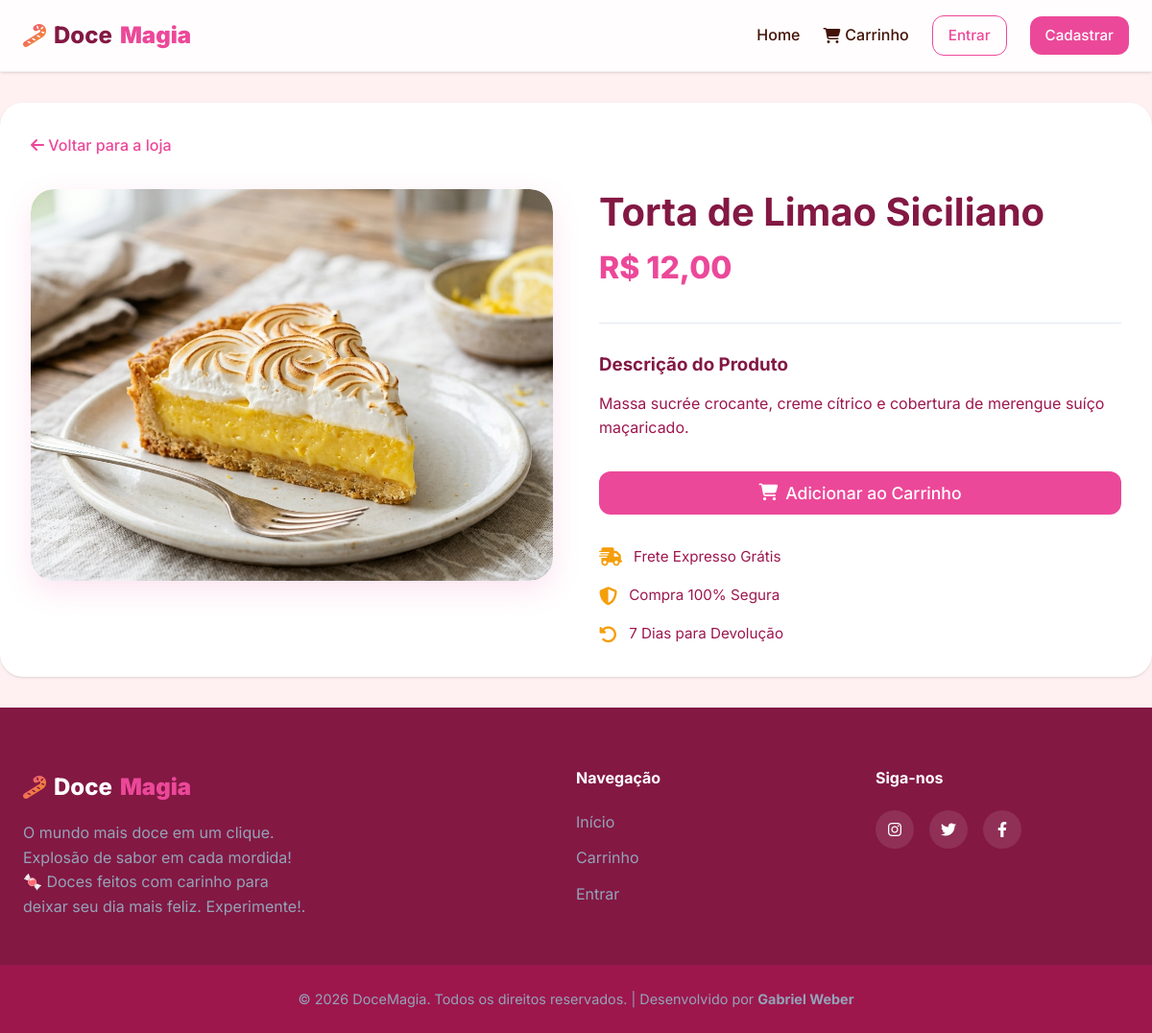
The page /produto/33 on the database its author committed.
### tables this page shows
CREATE TABLE produtos (
            id INTEGER PRIMARY KEY AUTOINCREMENT,
            nome TEXT NOT NULL,
            descricao TEXT,
            preco REAL NOT NULL,
            imagem TEXT
        );

### controllers/shop.py (the view)
@shop_bp.route('/produto/<int:id>')
def produto(id):
    p = get_produto(id)
    if not p:
        flash('Produto não encontrado.', 'warning')
        return redirect(url_for('shop.index'))
    return render_template('produto.html', produto=p)

### app.py (called while the page is built)
def create_app():
    app = Flask(__name__)
    app.secret_key = 'docemagia_secret_key_2026' # Chave secreta para sessões
    if not os.path.exists(os.path.join(os.path.dirname(__file__), 'database.db')):
        init_db()
    from controllers.auth import auth_bp
    from controllers.shop import shop_bp
    from controllers.admin import admin_bp
    app.register_blueprint(auth_bp)
    app.register_blueprint(shop_bp)
    app.register_blueprint(admin_bp)
    @app.context_processor
    def inject_cart():
        return dict(session=session)
    return app

### models/db.py (called while the page is built)
def get_connection():
    conn = sqlite3.connect(DB_PATH)
    conn.row_factory = sqlite3.Row
    return conn

def get_produto(id):
    conn = get_connection()
    try:
        c = conn.cursor()
        c.execute('SELECT * FROM produtos WHERE id = ?', (id,))
        return c.fetchone()
    finally:
        conn.close()

### templates/produto.html (shortened to what this page needs)
{% extends "base.html" %}
{% block content %}
<div class="container product-detail-container">
    <a href="{{ url_for('shop.index') }}" class="back-link"><i class="fa-solid fa-arrow-left"></i> Voltar para a
        loja</a>
    <div class="product-detail">
        <div class="product-image-large fade-in">
            <img src="{{ produto.imagem }}" alt="{{ produto.nome }}">
        </div>
        <div class="product-info fade-in" style="animation-delay: 0.1s;">
            <h1 class="main-title">{{ produto.nome }}</h1>
            <p class="price-large">R$ {{ "%.2f"|format(produto.preco)|replace('.', ',') }}</p>
            <div class="divider"></div>
            <div class="description-box">
                <h3>Descrição do Produto</h3>
                <p>{{ produto.descricao }}</p>
            </div>
            <form action="{{ url_for('shop.add_carrinho', produto_id=produto.id) }}" method="POST"
                class="add-to-cart-form">
                <button type="submit" class="btn btn-primary btn-block btn-large pulse-hover">
                    <i class="fa-solid fa-cart-shopping"></i> Adicionar ao Carrinho
                </button>
            </form>
            <div class="trust-badges">
                <div class="badge-item">
                    <i class="fa-solid fa-truck-fast"></i>
                    <span>Frete Expresso Grátis</span>
                </div>
                <div class="badge-item">
                    <i class="fa-solid fa-shield-halved"></i>
                    <span>Compra 100% Segura</span>
                </div>
                <div class="badge-item">
                    <i class="fa-solid fa-rotate-left"></i>
                    <span>7 Dias para Devolução</span>
                </div>
            </div>
        </div>
    </div>
</div>
{% endblock %}

### static/css/style.css (style rules this page uses)
:root { --primary: #EC4899; --primary-hover: #DB2777; --secondary: #F59E0B; --dark: #831843; --dark-alt: #9D174D; --light: #FFF1F2; --white: #FFFFFF; --text-main: #431407; --text-dim: #9D174D; --danger: #EF4444; --warning: #F59E0B; --success: #10B981; --container-max: 1200px; --container-padding: 1.5rem; --radius-sm: 0.5rem; --radius-md: 0.75rem; --radius-lg: 1.5rem; --radius-full: 9999px; --shadow-sm: 0 1px 3px 0 rgb(0 0 0 / 0.1), 0 1px 2px -1px rgb(0 0 0 / 0.1); --shadow-md: 0 4px 6px -1px rgb(236 72 153 / 0.1), 0 2px 4px -2px rgb(236 72 153 / 0.1); --shadow-lg: 0 10px 15px -3px rgb(236 72 153 / 0.15), 0 4px 6px -4px rgb(236 72 153 / 0.15); --shadow-glow: 0 0 20px rgba(236, 72, 153, 0.4); --transition-fast: 0.15s ease-in-out; --transition-normal: 0.3s cubic-bezier(0.4, 0, 0.2, 1); }
* { margin: 0; padding: 0; box-sizing: border-box; }
body { font-family: 'Inter', sans-serif; background-color: var(--light); color: var(--text-main); line-height: 1.6; display: flex; flex-direction: column; min-height: 100vh; }
.container { width: 100%; max-width: var(--container-max); margin: 0 auto; padding: 0 var(--container-padding); }
a { text-decoration: none; color: var(--primary); transition: color var(--transition-fast); }
h1, h2, h3, h4, h5, h6 { color: var(--dark); font-weight: 700; line-height: 1.2; }
.btn { display: inline-flex; align-items: center; justify-content: center; gap: 0.5rem; padding: 0.5rem 1rem; font-weight: 500; border-radius: var(--radius-md); cursor: pointer; transition: all var(--transition-normal); border: none; font-family: inherit; font-size: 0.95rem; }
.btn-primary { background-color: var(--primary); color: var(--white) !important; }
.btn-block { width: 100%; }
.btn-large { padding: 0.75rem 1.5rem; font-size: 1.1rem; }
.product-detail-container { background: var(--white); border-radius: var(--radius-lg); padding: 2rem; box-shadow: var(--shadow-sm); }
.back-link { display: inline-block; margin-bottom: 2rem; font-weight: 500; }
.product-detail { display: grid; grid-template-columns: 1fr 1fr; gap: 3rem; align-items: start; }
.product-image-large { position: relative; overflow: hidden; border-radius: var(--radius-lg); box-shadow: 0 10px 30px rgba(236, 72, 153, 0.15); }
.product-image-large img { width: 100%; border-radius: var(--radius-lg); object-fit: cover; aspect-ratio: 4/3; transition: transform 0.4s ease; display: block; }
.main-title { font-size: 2.5rem; margin-bottom: 0.5rem; }
.price-large { font-size: 2rem; font-weight: 800; color: var(--primary); }
.divider { height: 1px; background: #e2e8f0; margin: 2rem 0; }
.description-box h3 { margin-bottom: 1rem; }
.description-box p { color: var(--text-dim); white-space: pre-line; }
.add-to-cart-form { margin-top: 2rem; }
.trust-badges { margin-top: 2rem; display: flex; flex-direction: column; gap: 1rem; }
.badge-item { display: flex; align-items: center; gap: 0.75rem; color: var(--text-dim); font-size: 0.95rem; }
.badge-item i { color: var(--secondary); font-size: 1.2rem; }
.fade-in { animation: fadeIn 0.8s ease forwards; opacity: 0; }

### rows shown on the page
produtos: imagem (picture), nome "Torta de Limao Siciliano", preco "12,00", descricao "Massa sucrée crocante, creme cítrico e cobertura de merengue suíço maçaricado."
